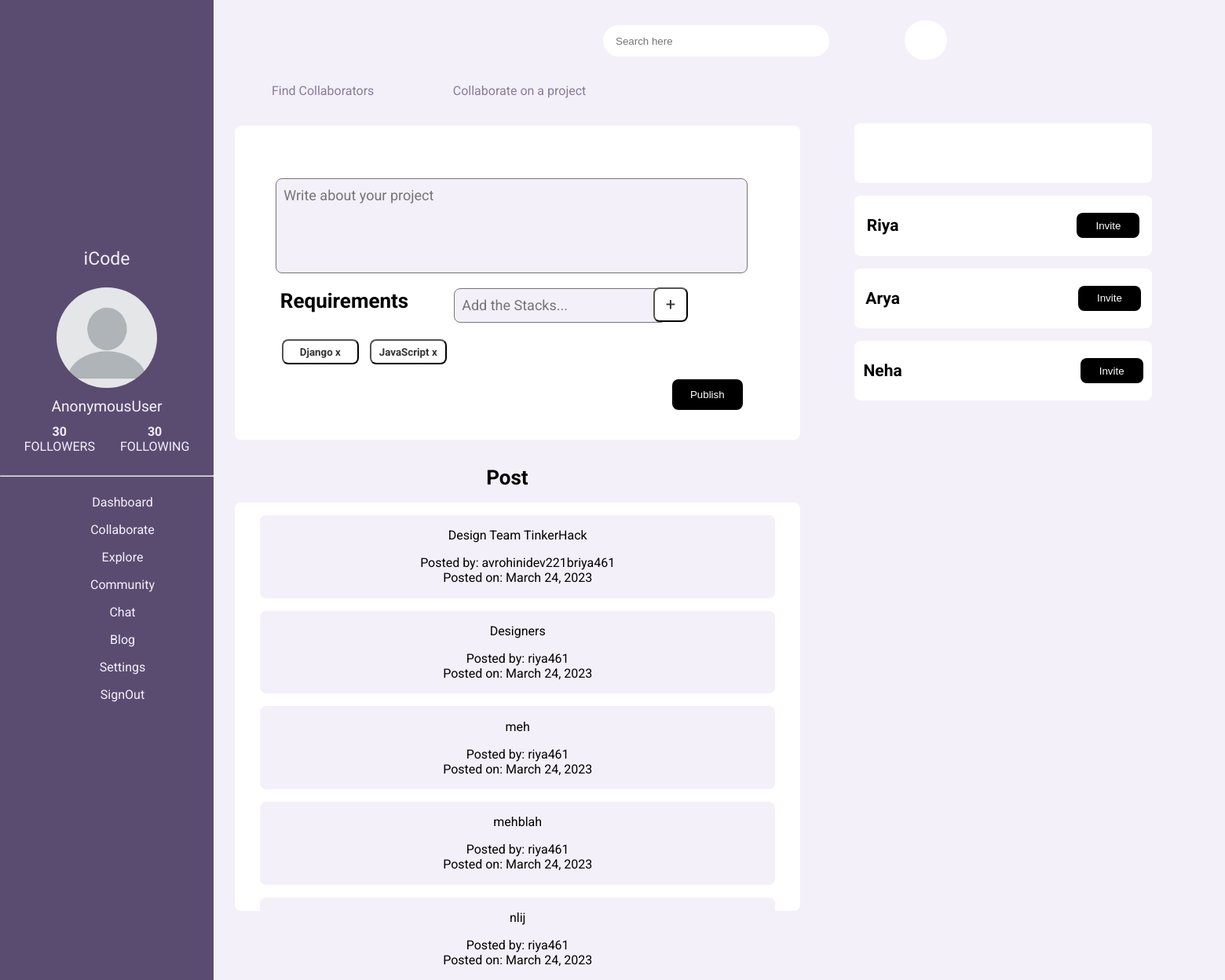
The app's page /collabsocial/, older data.
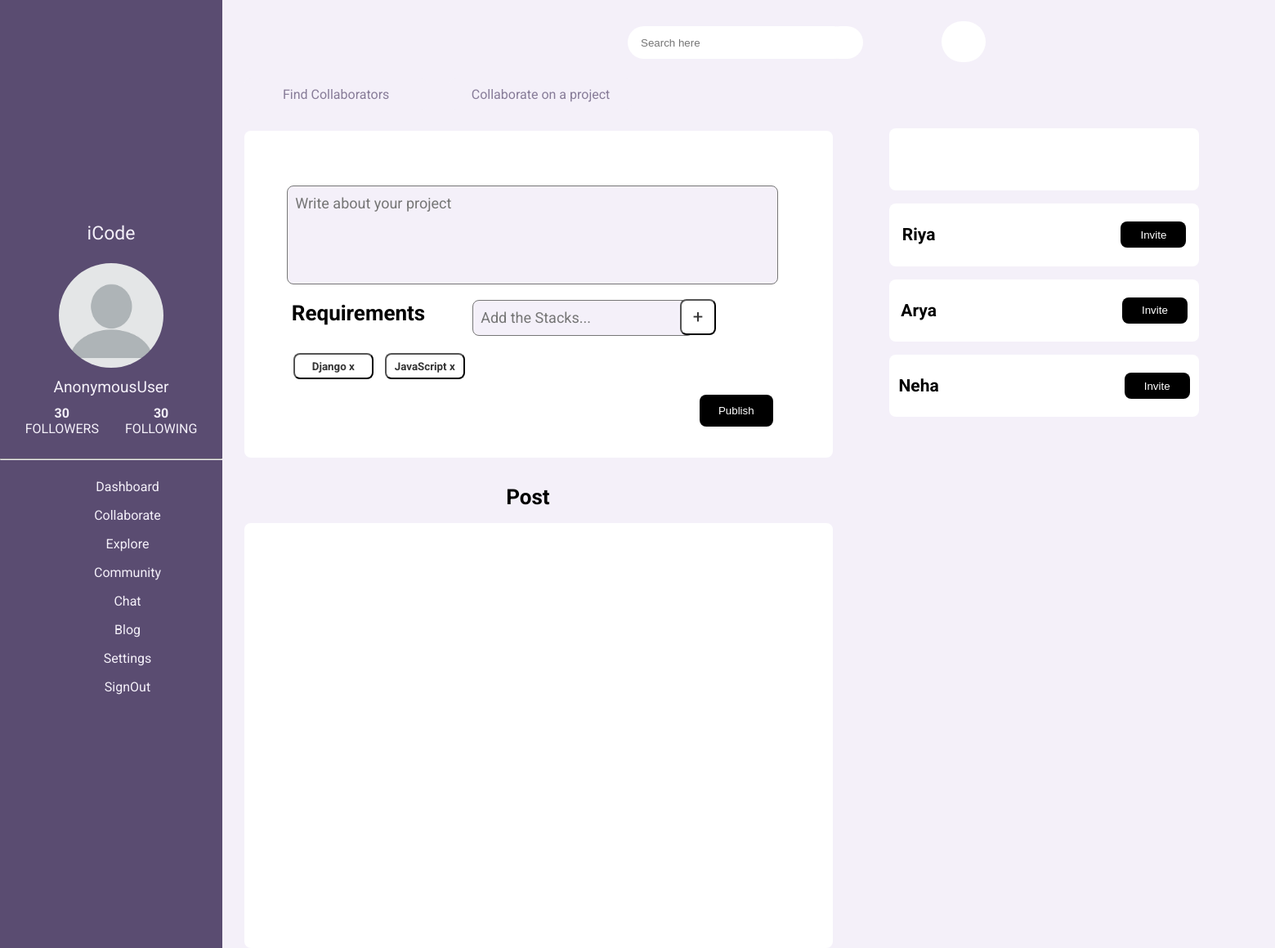
The same page, newer data.
### collabsocial/models.py (models this page shows, shortened)
class Post(models.Model):
    body = models.TextField()
    stacks = models.TextField()
    created_on = models.DateField(default=timezone.now)
    author = models.ForeignKey(User, on_delete=models.CASCADE)

### collabsocial/views.py (the view, shortened to what this page needs)
# urls.py: path('', PostListView.as_view(), name='post-list'),
class PostListView(View):
    def get(self, request, *args, **kwargs):
        posts = Post.objects.all().order_by('-created_on')
        form = PostForm()
        context = {
            'post_list' : posts,
            'form' :form,
            'name': request.user
        }
        return render(request, 'collabsocial/collab.html', context)

### collabsocial/forms.py
class PostForm(forms.ModelForm):
    body = forms.CharField(
        label='',
        widget=forms.Textarea(attrs={
        'class':'textarea',
        'rows' : '5',
        'cols' : '20',
        'placeholder': 'Write about your project'
        })
    )
    stacks = forms.CharField(
        label='',
        widget=forms.Textarea(attrs={
        'class': 'newskill',
        'rows' : '5',
        'placeholder': 'Add the Stacks...'
        })
    )
    class Meta:
        model = Post
        fields = ['body', 'stacks']

### templates/collabsocial/collab.html (shortened to what this page needs)
{% load static %}
<!DOCTYPE html>
<html lang="en">
<head>
    <link rel="stylesheet" href="{% static 'mainpage.css' %}">
    <link rel="stylesheet" href="{% static 'collab.css' %}">
</head>
<body>
    <header>
        <div class="user">
            <p class="logo">iCode</p>
            <img src="{% static 'user.webp' %}" alt="Profile Photo" class="pic">
            <p class="name">{{name}}</p>
            <div class="public-status">
                <p class="following"><b>30</b><br>FOLLOWERS
                </p>
                <p class="follower"><b>30</b><br>FOLLOWING</p>
            </div>
        </div>
        <nav class="navbar">
            <hr>
            <ul>
                <li><a href="/profilec">Dashboard</a></li>
                <li><a href="/collabsocial">Collaborate</a></li>
                <li><a href="#explore">Explore</a></li>
                <li><a href="#community">Community</a></li>
                <li><a href="#chat">Chat</a></li>
                <li><a href="/blog">Blog</a></li>
                <li><a href="#settings" id="settings">Settings</a></li>
                <li><a href="/signout" id="logout" >SignOut</a></li>
            </ul>
        </nav>
    </header>
    <center>
    <div class="container">
        <div class="top-navbar">
            <form action="" method="get">
                <input class="form-input" type="text" placeholder="Search here" name="query">
                <button class="btn"></button>
            </form>
            <button class="bellbtn"></button>
        </div>
        <div class="tabs">
            <button class="find-collaborator">Find Collaborators</button>
            <button class="be-collaborator">Collaborate on a project</button>
        </div>
        <div class="row justify-content-center mt-3 find">
            <div class="col-md-5 col-sm-12 border-bottom">
                <h1>
                </h1>
                <form action="" method="post">
                    {{ form }}
                    <br><br>
                    <button type="submit">Publish</button>
                </form>
            </div>
        </div>
        <h2 class="requirements">Requirements</h2>
        <h1>
            Post
    </h1>
        <div class="row justify-content-center mt-3 be">
            {% for post in post_list %}
            <div class="col-md-5 col-sm-12 border-bottom">
                <p>{{ post.body }}</p>
                <p>Posted by: {{post.author }}<br>
                Posted on: {{ post.created_on }}</p>
            </div>
            {% endfor %}
        </div>
        <button class="add-btn">+</button>
        <div class="added-skills">
            <button class="skill">Django  x</button>
            <button class="skill">JavaScript  x</button>
        </div>
    </div>
    <div class="suggestions">
        <div class="user"><h1 style="text-align: center;">Suggestions<hr></h1></div>
        <div class="user">
            <h2 style="text-align: left;">Riya</h2>
            <button class="invite">Invite</button>
        </div>
        <div class="user">
            <h2 style="text-align: left;">Arya</h2>
            <button class="invite">Invite</button>
        </div>
        <div class="user">
            <h2 style="text-align: left;">Neha</h2>
            <button class="invite">Invite</button>
        </div>
    </div>
</center>
</body>
</html>

### authentication/static/mainpage.css (style rules this page uses)
body { background: #F4F0F9; font-family: 'Roboto'; overflow-x: hidden; }
header { position: fixed; top: 0; left:0; z-index: 1000; height:100%; width:17rem; background: #5A4C71; display: flex; align-items: center; justify-content: center; flex-flow: column; text-align: center; }
header .user .logo { margin-top: -1rem; font-family: 'Lobster Two'; font-style: normal; font-weight: 400; font-size: 23px; padding: 0; color: #F4F0F9; }
header .user .pic { height:8rem; width:8rem; border-radius: 50%; }
header .user .name { margin-top: 0.5rem; font-size: 1.2rem; padding: 0; color: #F4F0F9; }
header .user .public-status { display: flex; justify-content: space-between; font-size: 1rem; color: #F4F0F9; margin-top: -0.5rem; }
header .user .public-status p { margin: 0rem 1rem; }
header .navbar { margin-top: 1.2rem; width:100%; }
header .navbar ul { margin-top: 1rem; list-style: none; padding:1rem rem; }
header .navbar ul li a { display: block; padding:0.6rem; margin:-0.2rem -0.7rem; color: #F4F0F9; font-size: 16px; text-decoration: none; border-radius: 0.5rem; }
.form-input { position: absolute; top: 2rem; left: 48rem; height: 3em; width: 15rem; border-radius: 5rem; border: #5A4C71; padding: 0rem 1rem; }
.top-navbar .btn { position: absolute; top: 2rem; left: 63rem; height: 3em; width: 3rem; background-color: white; border: none; border-radius: 5rem; }
.bellbtn { position: absolute; top: 1.6rem; left: 72rem; height: 3.8em; width: 3.4rem; border: none; background-color: white; border-radius: 5rem; cursor: pointer; }

### authentication/static/collab.css (style rules this page uses)
.tabs { position: absolute; top: 6rem; left: 18rem; }
.tabs button { background-color:#F4F0F9; color: #5a4c71b5; font-family: 'Roboto'; font-size: 16px; height: 2.4rem; width: 14rem; border-radius: 0.5rem; padding: 0rem 1rem; margin: 0rem 0.7rem; border: none; cursor: pointer; }
.find { position: absolute; top: 10rem; left: 18.7rem; width: 720px; height: 399.78px; background-color:white; border-radius: 0.5rem; }
h1 { position: absolute; text-align: left; margin-left: 20rem; font-size: 26px; top: 36rem; left: 18.7rem; }
.find form { position: absolute; top: 4.2rem; width: 44rem; height: 20rem; }
.find button { position: absolute; top: 16rem; left: 34.8rem; height: 2.4rem; width: 5.6rem; border-radius: 0.5rem; border: none; background-color: black; color: white; cursor: pointer; }
.requirements { position: absolute; top: 23rem; left: 20.6rem; color: black; font-family: 'Roboto'; font-size: 26px; height: 2rem; width: 8rem; border-radius: 0.5rem; padding: 0rem 1rem; margin: 0rem 0.7rem; border: none; }
.suggestions { position: absolute; width: 300px; height: 100px; left: 68rem; top: 8.8rem; }
.suggestions .user { font-size: 14px; background-color: white; color: black; height: 70px; width: 360px; border-radius: 0.5rem; margin: 1rem 0rem; padding: 0.2rem 0.6rem; display: flex; flex-direction: row; justify-content: center; align-items: center; }
.suggestions .user .invite { height: 2rem; width: 5rem; border-radius: 0.5rem; border: none; background-color: black; color: white; margin-left: 227px; cursor: pointer; }
.be { position: absolute; top: 40rem; left: 18.7rem; width: 720px; height: 520px; background-color:white; border-radius: 0.5rem; }
.find .textarea { background-color: #F4F0F9; width: 580px; height: 100px; border-radius: 0.5rem; resize: none; font-size: 18px; font-family: 'Roboto'; padding: 0.6rem 0.6rem; }
.find .newskill { background-color: #F4F0F9; width: 250px; height: 22px; border-radius: 0.5rem; resize: none; font-size: 18px; font-family: 'Roboto'; margin-top: 15px; margin-left: 124px; padding: 0.6rem 0.6rem; }
.add-btn { height: 44px; width: 44px; position: absolute; top: 22.86rem; left: 52rem; text-align: center; color: rgb(52, 52, 52); border-color: black; background-color: white; font-family: 'Roboto'; font-size: 22px; border-radius: 0.5rem; cursor: pointer; }
.added-skills { position: absolute; top: 27rem; left: 21.8rem; }
.added-skills .skill { margin-left: 10px; width: 98px; height: 32px; color: rgb(52, 52, 52); border-color: black; background-color: white; border-radius: 0.5rem; font-family: 'Roboto'; font-weight: bold; }

Row changes from the older to the newer data that the page shows:
removed Post: body "Design Team TinkerHack", author "avrohinidev221briya461", created_on "March 24, 2023"
removed Post: body "Designers", author "riya461", created_on "March 24, 2023"
removed Post: body "meh", author "riya461", created_on "March 24, 2023"
removed Post: body "mehblah", author "riya461", created_on "March 24, 2023"
removed Post: body "nlij", author "riya461", created_on "March 24, 2023"
